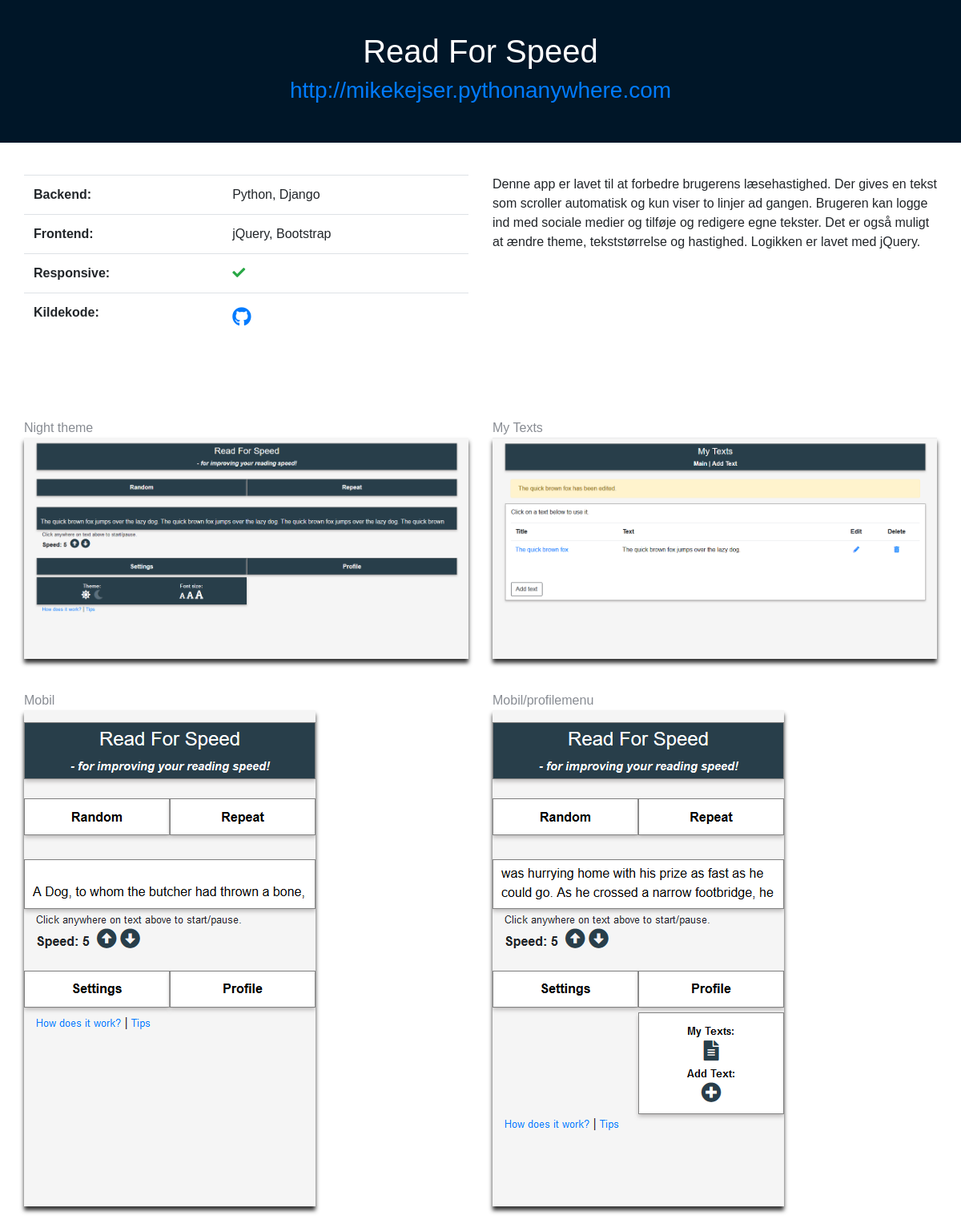
The page /site/Read For Speed on the database its author committed.
### core/models.py (models this page shows, shortened)
class Site(models.Model):
	sitename = models.CharField(max_length=41)
	description = models.CharField(max_length=41)
	about = models.TextField(max_length=400)
	url = models.URLField(null=True, blank=True)
	sourcecode = models.URLField(null=True, blank=True)
	backend = models.CharField(max_length=150)
	frontend = models.CharField(max_length=150)
	responsive = models.BooleanField()
	highlight = models.BooleanField()
	thumbnail = models.ImageField(upload_to='screenshots/')
	image1_description = models.CharField(max_length=40)
	image1 = models.ImageField(upload_to='screenshots/')
	image2_description = models.CharField(max_length=40)
	image2 = models.ImageField(upload_to='screenshots/')
	image3_description = models.CharField(max_length=40, blank=True)
	image3 = models.ImageField(upload_to='screenshots/', null=True, blank=True)
	image4_description = models.CharField(max_length=40, blank=True)
	image4 = models.ImageField(upload_to='screenshots/', null=True, blank=True)

### core/views.py (the view)
# urls.py: path('site/<sitename>', views.site, name='site')
def site(request, sitename):
	site = Site.objects.get(sitename=sitename)
	return render(request, 'core/site.html', {'site': site})

### core/templates/core/site.html (shortened to what this page needs)
<!DOCTYPE html>
<html>
<head>
	{% load static %}
	<link rel="stylesheet" href="https://stackpath.bootstrapcdn.com/bootstrap/4.1.3/css/bootstrap.min.css">
	<link rel="stylesheet" href="https://use.fontawesome.com/releases/v5.8.1/css/all.css">
	<link rel="stylesheet" type="text/css" href="{% static 'core/css/site.css' %}">
</head>
<body>
	<section id="title" class="text-center text-white mb-0">
		<div class="container">
			<div class="row">
				<div class="col-md-8 mx-auto">
					<h1>{{ site.sitename }}</h1>
					{% if site.url %}
						<h3><a href="{{ site.url }}" target="_blank">{{ site.url }}</a></h3>
					{% else %}
						<h3>Ikke online</h3>
						<p>Se screenshots/kildekode.</p>
					{% endif %}
				</div>
			</div>
		</div>
	</section>
	<section id="portfolio">
		<div id="a" class="container">
			<div class="row">
				<div class="col-md-6">
					<table class="table">
						<tr>
							<th>Backend:</th>
							<td>{{ site.backend }}</td>
						</tr>
						<tr>
							<th>Frontend:</th>
							<td>{{ site.frontend }}</td>
						</tr>
						<tr>
							<th>Responsive:</th>
							<td>
							{% if site.responsive %}
								<i class="fas fa-check text-success"></i>
							{% else %}
								<i class="fas fa-times text-danger"></i>
							{% endif %}
							</td>
						</tr>
						{% if site.sourcecode %}
							<tr>
								<th>Kildekode:</th>
								<td><a style="font-size: 1.5em" href="{{ site.sourcecode }}"><i class="fab fa-github"></i></a></td>
							</tr>
						{% endif %}
					</table>
				</div>
				<div id="about" class="col-md-6">
					<p>{{ site.about }}</p>
				</div>
			</div>
		</div>
	</section>
	<section>
		<div id="images" class="container">
			<div class="row">
				<div class="col-md-6 imgcolumn">
					<span class="site-description">{{ site.image1_description }}</span>
					<a href="{{ site.image1.url }}"><img src="{{ site.image1.url }}" class="img-fluid" alt=""></a>
				</div>
				<div class="col-md-6 imgcolumn">
					<span class="site-description">{{ site.image2_description }}</span>
					<a href="{{ site.image2.url }}"><img src="{{ site.image2.url }}" class="img-fluid" alt=""></a>
				</div>
				{% if site.image3 %}
					<div class="col-md-6 imgcolumn">
						<span class="site-description">{{ site.image3_description }}</span><br>
						<a href="{{ site.image3.url }}"><img src="{{ site.image3.url }}" class="img-fluid" alt=""></a>
					</div>
				{% endif %}
				{% if site.image4 %}
					<div class="col-md-6 imgcolumn">
						<span class="site-description">{{ site.image4_description }}</span><br>
						<a href="{{ site.image4.url }}"><img src="{{ site.image4.url }}" class="img-fluid" alt=""></a>
					</div>
				{% endif %}
			</div>
		</div>
	</section>
</body>
</html>

### core/static/core/css/site.css (style rules this page uses)
.container { font-family: Arial; padding: 40px 0; }
img { box-shadow: 0 5px 5px #333; }
#images { padding-top: 0; }
#title { background: #001628; }
.site-description { color: #888c93 }
#about { word-break: normal; }
.imgcolumn { margin-top: 40px; }

### rows shown on the page
Site: sitename "Read For Speed", url "http://mikekejser.pythonanywhere.com", backend "Python, Django", frontend "jQuery, Bootstrap", about "Denne app er lavet til at forbedre brugerens læsehastighed. Der gives en tekst som scroller automatisk og kun viser to linjer ad gangen. Brugeren kan logge ind med sociale medier og tilføje og redigere egne tekster. Det er også muligt at ændre theme, tekststørrelse og hastighed. Logikken er lavet med jQuery.", image1_description "Night theme", image1 (picture), image2_description "My Texts", image2 (picture), image3_description "Mobil", image3 (picture), image4_description "Mobil/profilemenu", image4 (picture)
